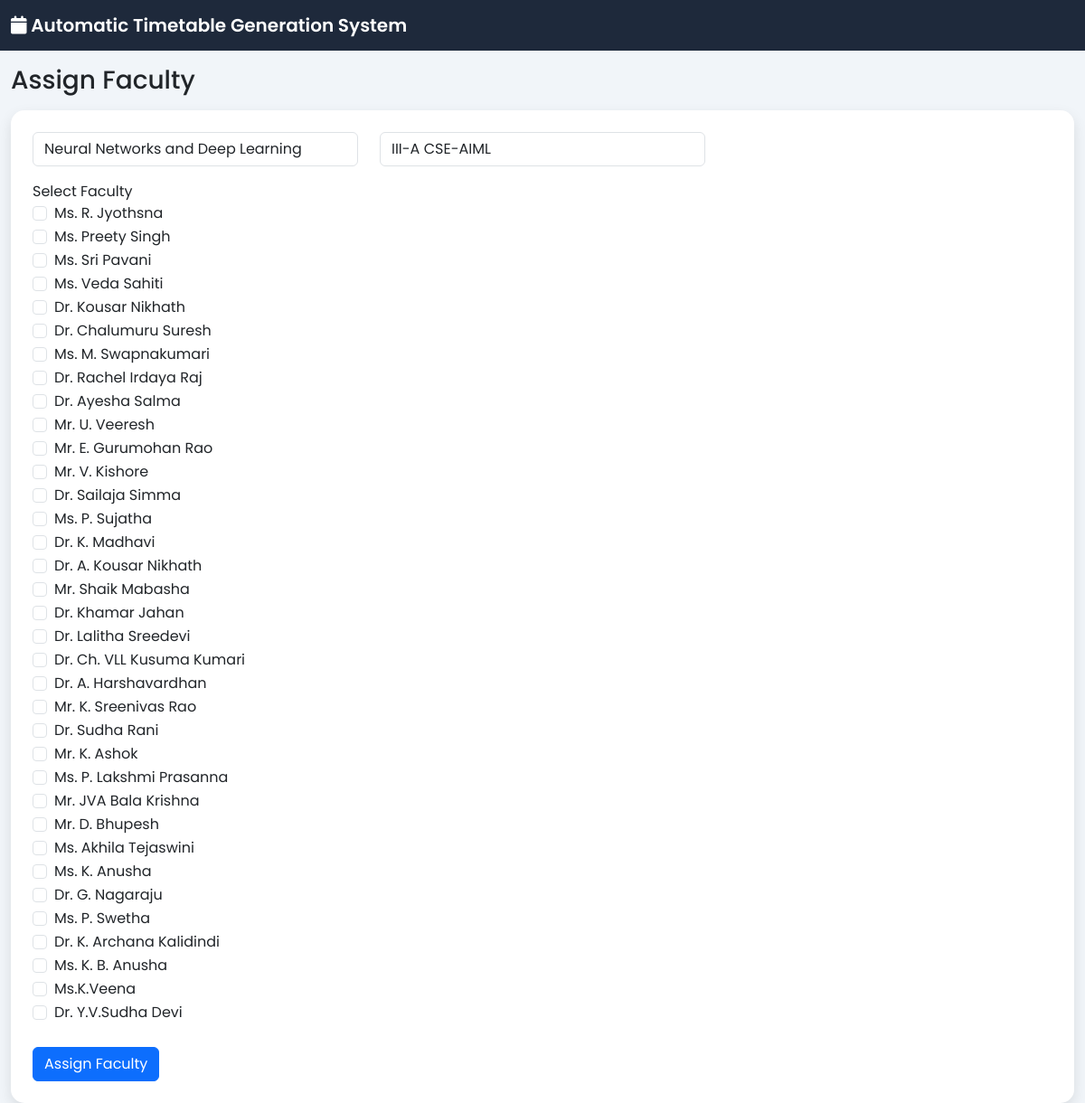
The app's page /admin/assign_faculty.php (signed in) with its own data.
### tables this page shows
CREATE TABLE `faculty` (
  `faculty_id` int(11) NOT NULL,
  `name` varchar(100) NOT NULL,
  `email` varchar(100) DEFAULT NULL,
  `max_lectures_per_day` int(11) NOT NULL
);

### admin/assign_faculty.php (the view, shortened to what this page needs)
<?php
include("../config/db.php");
include("../layout/header.php");
$subjects=$conn->query("SELECT * FROM subjects");
$sections=$conn->query("SELECT * FROM sections");
$faculty=$conn->query("SELECT * FROM faculty");
?>
<div class="container-fluid">
<h3 class="mt-3">Assign Faculty</h3>
<div class="card p-4 mt-3">
<form method="POST">
<div class="row mb-3">
<div class="col-md-4">
<select name="subject_id" class="form-control">
<?php while($s=$subjects->fetch_assoc()){ ?>
<option value="<?php echo $s['subject_id']; ?>">
<?php echo $s['subject_name']; ?>
</option>
<?php } ?>
</select>
</div>
<div class="col-md-4">
<select name="section_id" class="form-control">
<?php while($sec=$sections->fetch_assoc()){ ?>
<option value="<?php echo $sec['section_id']; ?>">
<?php echo $sec['section_name']; ?>
</option>
<?php } ?>
</select>
</div>
</div>
<label>Select Faculty</label><br>
<?php while($f=$faculty->fetch_assoc()){ ?>
<div class="form-check">
<input class="form-check-input" type="checkbox"
name="faculty_ids[]" value="<?php echo $f['faculty_id']; ?>">
<label class="form-check-label">
<?php echo $f['name']; ?>
</label>
</div>
<?php } ?>
<br>
<button class="btn btn-primary" name="assign">
Assign Faculty
</button>
</form>
</div>
</div>
<?php include("../layout/footer.php"); ?>

### layout/header.php (shortened to what this page needs)
<!DOCTYPE html>
<html>
<head>
<link href="https://cdn.jsdelivr.net/npm/bootstrap@5.3.2/dist/css/bootstrap.min.css" rel="stylesheet">
<link rel="stylesheet"
href="https://cdnjs.cloudflare.com/ajax/libs/font-awesome/6.5.0/css/all.min.css">
</head>
<body>
<nav class="navbar navbar-expand-lg">
<div class="container-fluid">
<a class="navbar-brand">
<i class="fa fa-calendar"></i> Automatic Timetable Generation System
</a>
</div>
</nav>
<div class="container-fluid">
<div class="row">

### layout/footer.php (shortened to what this page needs)
</div>
</body>
</html>

### layout/header.php (style rules this page uses)
body { font-family:'Poppins',sans-serif; background:#f1f5f9; }
.navbar { background:#1e293b; }
.navbar-brand { color:white; font-weight:600; }
.card { border-radius:15px; box-shadow:0 6px 15px rgba(0,0,0,0.1); border:none; }

### records on screen
faculty: name "Ms. R. Jyothsna"
faculty: name "Ms. Preety Singh"
faculty: name "Ms. Sri Pavani"
faculty: name "Ms. Veda Sahiti"
faculty: name "Dr. Kousar Nikhath"
faculty: name "Dr. Chalumuru Suresh"
faculty: name "Ms. M. Swapnakumari"
faculty: name "Dr. Rachel Irdaya Raj"
faculty: name "Dr. Ayesha Salma"
faculty: name "Mr. U. Veeresh"
faculty: name "Mr. E. Gurumohan Rao"
faculty: name "Mr. V. Kishore"
faculty: name "Dr. Sailaja Simma"
faculty: name "Ms. P. Sujatha"
faculty: name "Dr. K. Madhavi"
faculty: name "Dr. A. Kousar Nikhath"
faculty: name "Mr. Shaik Mabasha"
faculty: name "Dr. Khamar Jahan"
faculty: name "Dr. Lalitha Sreedevi"
faculty: name "Dr. Ch. VLL Kusuma Kumari"
faculty: name "Dr. A. Harshavardhan"
faculty: name "Mr. K. Sreenivas Rao"
faculty: name "Dr. Sudha Rani"
faculty: name "Mr. K. Ashok"
faculty: name "Ms. P. Lakshmi Prasanna"
faculty: name "Mr. JVA Bala Krishna"
faculty: name "Mr. D. Bhupesh"
faculty: name "Ms. Akhila Tejaswini"
faculty: name "Ms. K. Anusha"
faculty: name "Dr. G. Nagaraju"
faculty: name "Ms. P. Swetha"
faculty: name "Dr. K. Archana Kalidindi"
faculty: name "Ms. K. B. Anusha"
faculty: name "Ms.K.Veena"
faculty: name "Dr. Y.V.Sudha Devi"

### other values on screen
form field subject_id "Neural Networks and Deep Learning"
form field section_id "III-A CSE-AIML"
